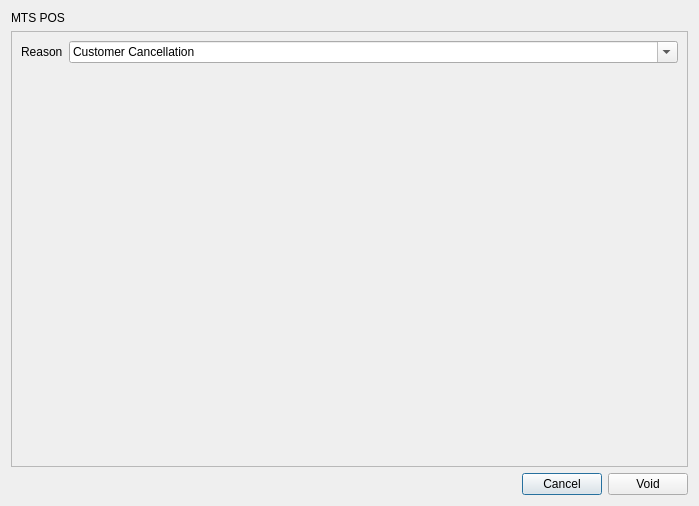
<?xml version="1.0" encoding="UTF-8"?>
<ui version="4.0">
 <class>DialogVoidItemSold</class>
 <widget class="QDialog" name="DialogVoidItemSold">
  <property name="geometry">
   <rect>
    <x>0</x>
    <y>0</y>
    <width>699</width>
    <height>506</height>
   </rect>
  </property>
  <property name="windowTitle">
   <string>Void item sold</string>
  </property>
  <layout class="QVBoxLayout" name="verticalLayout">
   <item>
    <widget class="QLabel" name="label_6">
     <property name="sizePolicy">
      <sizepolicy hsizetype="Preferred" vsizetype="Fixed">
       <horstretch>0</horstretch>
       <verstretch>0</verstretch>
      </sizepolicy>
     </property>
     <property name="text">
      <string>MTS POS</string>
     </property>
    </widget>
   </item>
   <item>
    <widget class="QScrollArea" name="scrollArea">
     <property name="widgetResizable">
      <bool>true</bool>
     </property>
     <widget class="QWidget" name="scrollAreaWidgetContents">
      <property name="geometry">
       <rect>
        <x>0</x>
        <y>0</y>
        <width>679</width>
        <height>436</height>
       </rect>
      </property>
      <layout class="QFormLayout" name="formLayout">
       <item row="0" column="0">
        <widget class="QLabel" name="label_3">
         <property name="text">
          <string>Reason</string>
         </property>
        </widget>
       </item>
       <item row="0" column="1">
        <widget class="QComboBox" name="comboBoxReasonName">
         <property name="editable">
          <bool>true</bool>
         </property>
         <property name="insertPolicy">
          <enum>QComboBox::NoInsert</enum>
         </property>
         <item>
          <property name="text">
           <string>Customer Cancellation</string>
          </property>
         </item>
         <item>
          <property name="text">
           <string>Incorrect Entry</string>
          </property>
         </item>
         <item>
          <property name="text">
           <string>Price Discrepancy</string>
          </property>
         </item>
         <item>
          <property name="text">
           <string>Item Not Available</string>
          </property>
         </item>
         <item>
          <property name="text">
           <string>Payment Issue</string>
          </property>
         </item>
        </widget>
       </item>
      </layout>
     </widget>
    </widget>
   </item>
   <item>
    <layout class="QHBoxLayout" name="horizontalLayout">
     <item>
      <spacer name="horizontalSpacer">
       <property name="orientation">
        <enum>Qt::Horizontal</enum>
       </property>
       <property name="sizeHint" stdset="0">
        <size>
         <width>40</width>
         <height>20</height>
        </size>
       </property>
      </spacer>
     </item>
     <item>
      <widget class="QPushButton" name="pushButtonCancel">
       <property name="text">
        <string>Cancel</string>
       </property>
      </widget>
     </item>
     <item>
      <widget class="QPushButton" name="pushButtonVoid">
       <property name="text">
        <string>Void</string>
       </property>
      </widget>
     </item>
    </layout>
   </item>
  </layout>
 </widget>
 <tabstops>
  <tabstop>scrollArea</tabstop>
  <tabstop>pushButtonCancel</tabstop>
  <tabstop>pushButtonVoid</tabstop>
 </tabstops>
 <resources/>
 <connections/>
</ui>
